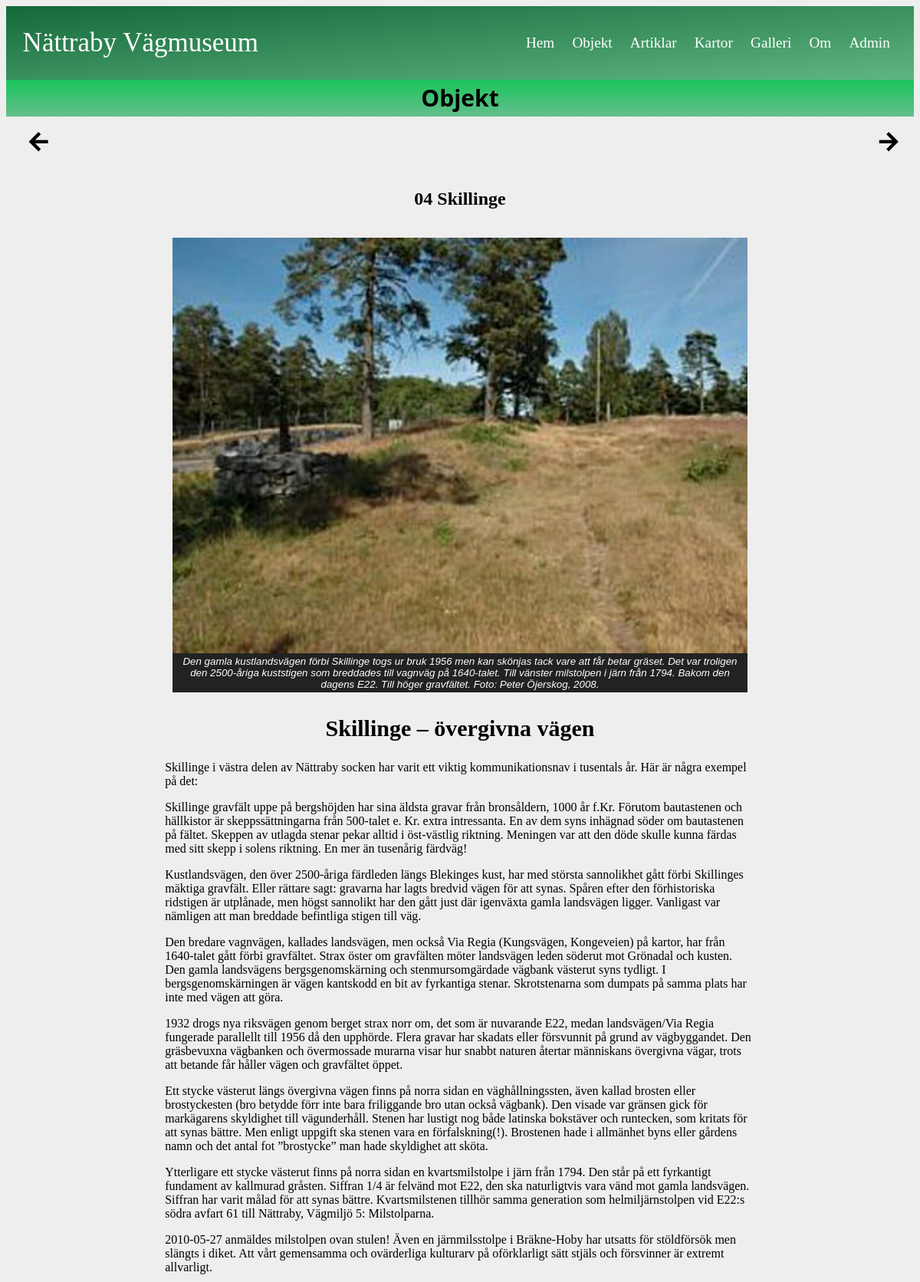
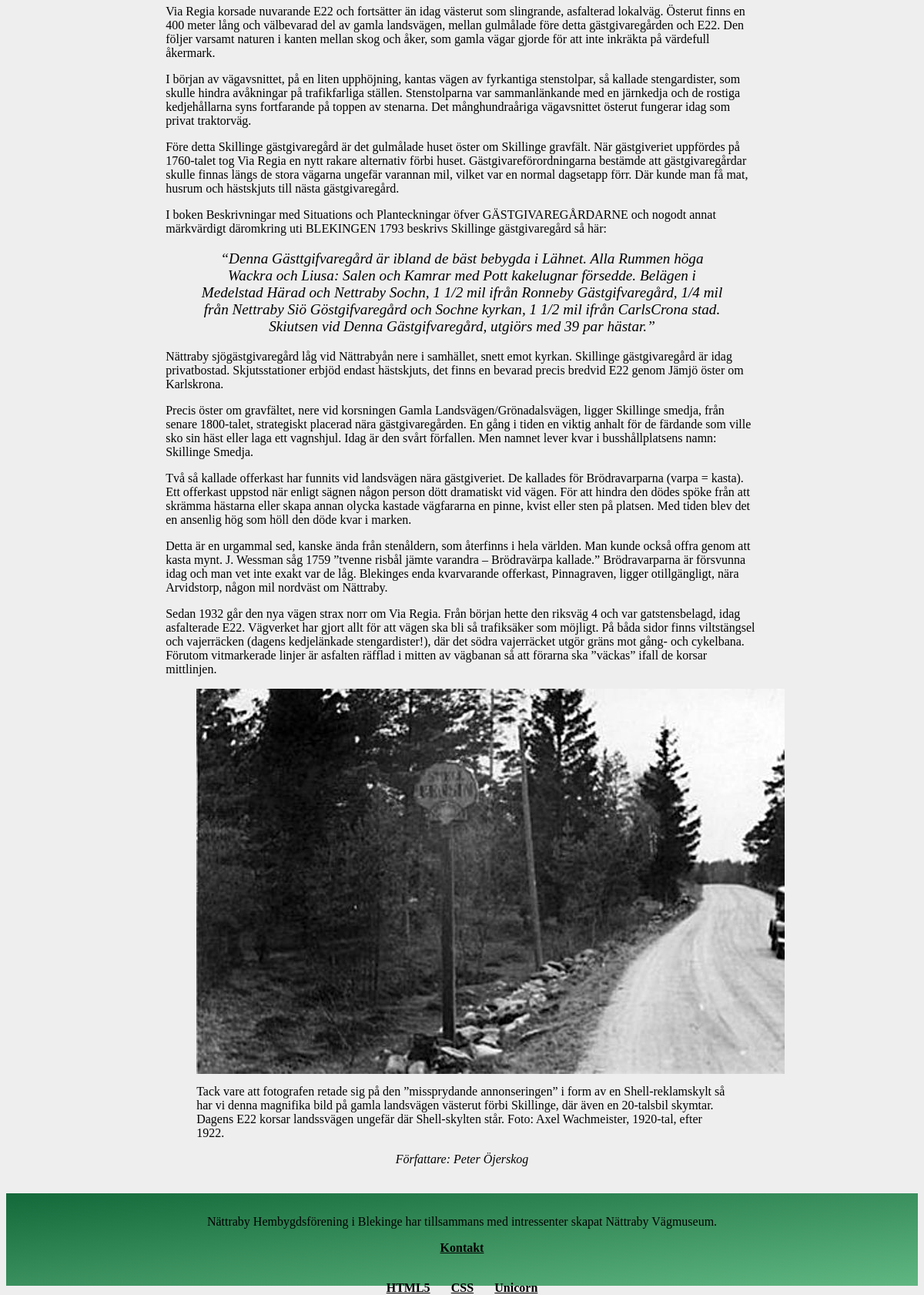
Page /object.php?page=object-info&name=skillinge&id=6 on the committed database (2 pictures, top to bottom).
### tables this page shows
CREATE TABLE object(
  id INT,
  name TEXT,
  title TEXT,
  data TEXT,
  author TEXT,
  gps TEXT,
  mapImage TEXT,
  image1 TEXT,
  image1Alt TEXT,
  image1Text,
  TEXT,
  image2 TEXT,
  image2Alt TEXT,
  image2Text TEXT
);

### src/functions.php (called while the page is built, shortened)
        </div><?php
function namePreviousPage($db, $table, $id)
{
    --$id;
    $sql = "SELECT name FROM $table WHERE id = :id";
    $stmt = $db->prepare($sql);
    $stmt->execute([":id" => $id]);
    return $stmt->fetch(PDO::FETCH_COLUMN);
}
function nameNextPage($db, $table, $id)
{
    ++$id;
    $sql = "SELECT name FROM $table WHERE id = :id";
    $stmt = $db->prepare($sql);
    $stmt->execute([":id" => $id]);
    return $stmt->fetch(PDO::FETCH_COLUMN);
}
function getRowByName($db, $table, $name)
{
    $sql = "SELECT * FROM $table WHERE name = :name";
    $stmt = $db->prepare($sql);
    $stmt->execute([":name" => $name]);
    return $stmt->fetchAll(PDO::FETCH_BOTH);
}
    ?>

### object.php (called while the page is built, shortened)
<?php
require __DIR__ . "/src/functions.php";
require __DIR__ . "/incl/header.php";
require __DIR__ . "/incl/multipage.php";
require __DIR__ . "/incl/footer.php";

### object/object-info.php (the view)
<?php
$name = isset($_GET['name'])
    ? $_GET['name'] : null;
if (isset($name)) {
    $res = getRowByName($db, "object", $name);
    list($id, $name, $title, $data, $author, $gps, $mapImage, $image1, $image1Alt, $image1Text, $text, $image2, $image2Alt, $image2Text) = $res[0];
}
$namePreviousPage = namePreviousPage($db, "object", $id);
$nameNextPage = nameNextPage($db, "object", $id);
if ($namePreviousPage) {
    echo <<<EOD
    <a href="?page=object-info&name=$namePreviousPage" id="previous-btn" class="material-icons">&#xe5c4;</a>
    EOD;
}
if ($nameNextPage) {
    echo <<<EOD
    <a href="?page=object-info&name=$nameNextPage" id="next-btn" class="material-icons">&#xe5c8;</a>
    EOD;
}
echo <<<EOD
    <figure class="object-img">
    <h2 id="center">$title</h2>
    <img src="img/500/$image1" alt="$image1Alt">
    <figcaption>$image1Text</figcaption>
    </figure>
    <div class="text-container">
    <p>$data</p>
    EOD;
if (isset($image2)) {
    echo <<<EOD
    <figure>
        <img src="img/500/$image2" alt="$image2Alt">
        <figcaption>$image2Text</figcaption>
    </figure>
    EOD;
}
?>
<p class="author">Författare: <?= htmlentities($author) ?></p>

### css/style.css (style rules this page uses)
body { background: #eee; }
figure { clear: both; }
#previous-btn { font-weight: bold; color: black; float: left; margin-left: 3vh; }
#next-btn { color: black; float: right; font-weight: bold; margin-right: 2vh; }
.material-icons { font-size: 35px !important; text-decoration: none; color: black; }
.object-img { display: flex; flex-flow: column; padding: 5px; width: 750px; margin: 1% auto; }
.object-img figcaption { background-color: #222; color: #fff; font: italic smaller sans-serif; padding: 3px; text-align: center; }
.text-container { width: 65%; margin: auto; text-align: left; }
.text-container h2 { text-align: center; font-size: 30px; }
.text-container img { display: block; margin: 2% auto; }
blockquote { font-style: italic; text-align: center; font-size: 1.2em; }
.author { font: italic medium Georgia; text-align: center; }
#center { text-align: center; margin: 5%; }

### rows in the picture
object: title "04 Skillinge", image1 (picture), image1Text "Den gamla kustlandsvägen förbi Skillinge togs ur bruk 1956 men kan skönjas tack vare att får betar gräset. Det var troligen den 2500-åriga kuststigen som breddades till vagnväg på 1640-talet. Till vänster milstolpen i järn från 1794. Bakom den dagens E22. Till höger gravfältet. Foto: Peter Öjerskog, 2008.", data "Skillinge – övergivna vägen Skillinge i västra delen av Nättraby socken har varit ett viktig kommunikationsnav i tusentals år. Här är några exempel på det: Skillinge gravfält uppe på bergshöjden har sina äldsta gravar från bronsåldern, 1000 år f.Kr. Förutom bautastenen och hällkistor är skeppssättningarna från 500-talet e. Kr. extra intressanta. En av dem syns inhägnad söder om bautastenen på fältet. Skeppen av utlagda stenar pekar alltid i öst-västlig riktning. Meningen var att den döde skulle kunna färdas med sitt skepp i solens riktning. En mer än tusenårig färdväg! Kustlandsvägen, den över 2500-åriga färdleden längs Blekinges kust, har med största sannolikhet gått förbi Skillinges…", image2 (picture), image2Text "Tack vare att fotografen retade sig på den ”missprydande annonseringen” i form av en Shell-reklamskylt så har vi denna magnifika bild på gamla landsvägen västerut förbi Skillinge, där även en 20-talsbil skymtar. Dagens E22 korsar landssvägen ungefär där Shell-skylten står. Foto: Axel Wachmeister, 1920-tal, efter 1922.", author "Peter Öjerskog"

### other values in the picture
$title "Objekt"
